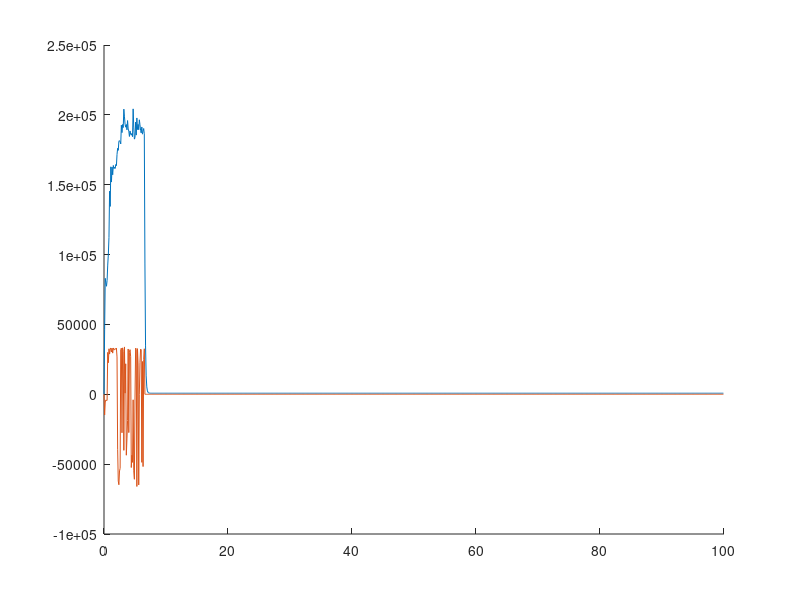

The MATLAB source for this figure:
%% Plot energies
close all;
clear all;

data = load('energy.dat');

t = data(:,1);
figure(1);
hold on;
plot(t,data(:,5))
plot(t,data(:,6))
hold off;